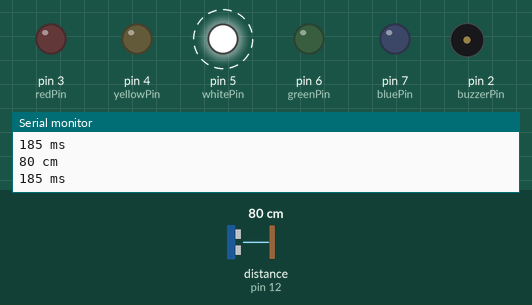
Recording of a sketch running on a simulated Arduino Uno, built with avr-gcc and run on an emulated ATmega328P. Parts: output pins drawn as LEDs (lit = HIGH), buzzer (waves = sounding, pin HIGH), the last lines printed to the serial monitor. Dashed ring = blinking. The test bench sets the inputs (shaded band); at power-on: distance to the obstacle (sensor on pin 12) 80 cm. The echo pulse lasts 58.3 µs per cm.

Above: at 0.95 s.
1.3 s: distance to the obstacle (sensor on pin 12) set to 107 cm
4.3 s: distance to the obstacle (sensor on pin 12) set to 115 cm
At 4.76 s:
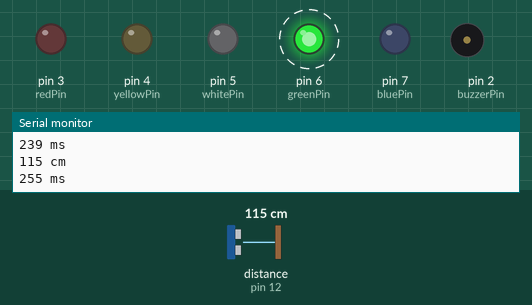
7.3 s: distance to the obstacle (sensor on pin 12) set to 9 cm
At 7.62 s:
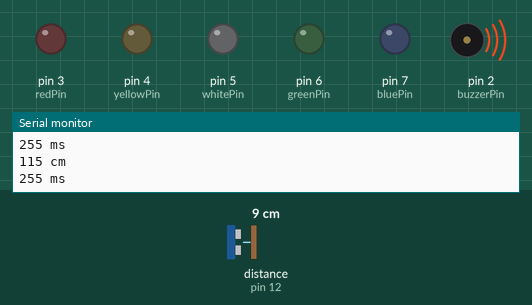
10.3 s: distance to the obstacle (sensor on pin 12) set to 250 cm
At 11.5 s:
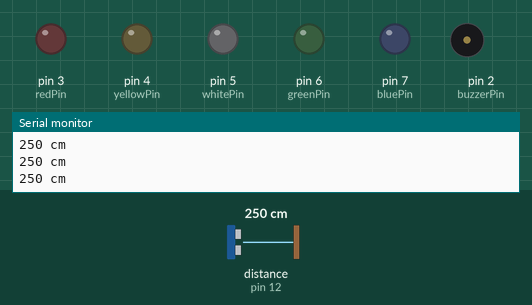
11.9 s: distance to the obstacle (sensor on pin 12) set to 206 cm
13.4 s: distance to the obstacle (sensor on pin 12) set to 197 cm
At 13.91 s:
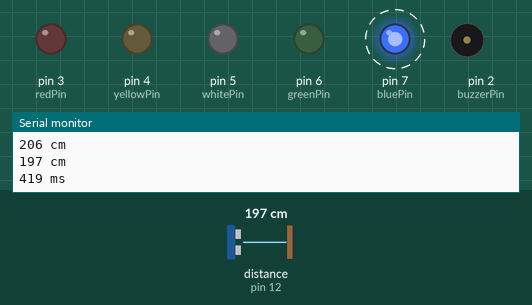
Timing chart, 0 to 17.4 s (numbered marks = the images above; inputs shaded):
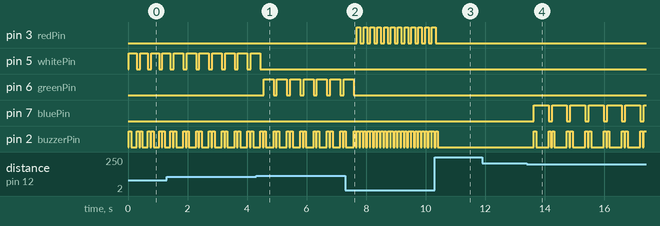

Measured:
- the behaviour switches between 109 and 110 cm on distance to the obstacle (sensor on pin 12) (found by bisection; images 0 and 1)
- the behaviour switches between 201 and 200 cm on distance to the obstacle (sensor on pin 12) (found by bisection; images 3 and 4)
- after the input at 4.3 s, pin 5 (whitePin): goes on until 4.4 s, then stays LOW; pin 6 (greenPin): alternates HIGH for 0.34 s and LOW for 0.11 s, starting after 0.25 s
- after the input at 7.3 s, pin 3 (redPin): alternates HIGH for 0.12 s and LOW for 0.11 s, starting after 0.38 s; pin 6 (greenPin): goes on until 7.6 s, then stays LOW
- after the input at 10.3 s, pin 3 (redPin): goes on until 10.3 s, then stays LOW; pin 2 (buzzerPin): goes on until 10.4 s, then stays LOW
- after the input at 13.4 s, pin 7 (bluePin): alternates HIGH for 0.50 s and LOW for 0.12 s, starting after 0.23 s; pin 2 (buzzerPin): LOW → HIGH after 0.23 s, then repeats every 0.62 s: LOW 0.42 s, HIGH 0.08 s, LOW 0.04 s, HIGH 0.08 s
- by itself, pin 5 (whitePin): alternates HIGH for 0.32 s and LOW for 0.11 s
- by itself, pin 2 (buzzerPin): repeats every 0.11 s: HIGH 0.08 s, LOW 0.03 s

The sketch:

lusa.ino
```cpp
/*
 * LUSA - DIY proximity sensor for cars going backwards
 * Made by: Pelochus
 *
 * Uses an ultrasonic sensor to change
 * frequency of LEDs depending on the
 * distance. Also controls buzzer's frequency,
 * faster being closer to an obstacle
 *
 * Centimeters ared use throughout the whole code
 * 1 cm = 0.3937 inches
 */

#include "SR04.h" // Sensor library

// Constant Values
const int redPin = 3;
const int yellowPin = 4;
const int whitePin = 5;
const int greenPin = 6;
const int bluePin = 7;
const int buzzerPin = 2;
const int echoPin = 11;
const int trigPin = 12;

// Variables
int sound_delay = 25;
int std_delay = 80; // standard delay, made for turning on and off once
int current_led; // choses LED depending on distance
unsigned int distance; // distance cant be negative, hence unsigned int
SR04 sr04 = SR04(echoPin, trigPin); // creates SR04 object

void setup() {
   pinMode(buzzerPin, OUTPUT);
   pinMode(redPin, OUTPUT);
   pinMode(yellowPin, OUTPUT);
   pinMode(whitePin, OUTPUT);
   pinMode(greenPin, OUTPUT);
   pinMode(bluePin, OUTPUT);
   Serial.begin(9600); // not necessary in final project, used for debugging
}

void loop() {
   distance = sr04.Distance(); // measures distance to the nearest object

   // this if statement can be removed if you want always buzzer and LED giving information
   if (distance > 200) {
     Serial.print(distance);
     Serial.println(" cm");
     delay(250);
   }
   else {
      sound_delay = sound_delay + (distance * 2); // higher distance, less delay between sounds
      Serial.print(distance);
      Serial.println(" cm");
      Serial.print(sound_delay);
      Serial.println(" ms");

      // sets which pin will be used depending on distance
      // Scale: RED - VERY CLOSE
      //        YELLOW - CLOSE
      //        WHITE - AVERAGE DISTANCE
      //        GREEN - SLIGHTLY FAR
      //        BLUE - FAR
      // change values inside if statements to vary the scale
      if (distance < 40) {
        current_led = redPin;
      }
      else if (distance < 75) {
        current_led = yellowPin;
      }
      else if (distance < 110) {
        current_led = whitePin;
      }
      else if (distance < 145) {
        current_led = greenPin;
      }
      else {
        current_led = bluePin;
      }

      // LEDs and Buzzer controlling
      // Note how delays and digitalWrites are scattered around and not put with readability in mind
      // This is done in order to achieve "concurrence" across sounds and lights
      digitalWrite(buzzerPin, HIGH);
      digitalWrite(current_led, HIGH); // turns on led
      delay(std_delay);
      digitalWrite(buzzerPin, LOW);

      delay(sound_delay); // higher refresh if distance is too low
      sound_delay = 25; // makes it the original value again (to avoid getting infinitely bigger)
      digitalWrite(current_led, LOW); // turns off led

      digitalWrite(buzzerPin, HIGH);
      delay(std_delay);
      digitalWrite(buzzerPin, LOW);
   }
}
```
